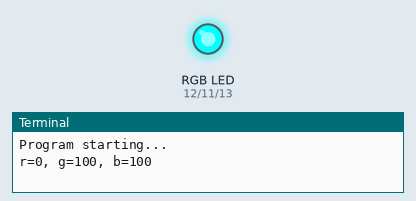
Bench run of a program on a simulated Raspberry Pi (header pin numbers). Shown: an RGB LED mixed from three pins (HIGH = lit), the last lines printed to the terminal. Random numbers come from a fixed seed.

Above: at 0.3 s.
At 1.7 s:
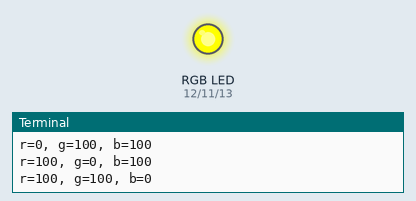
At 2.4 s:
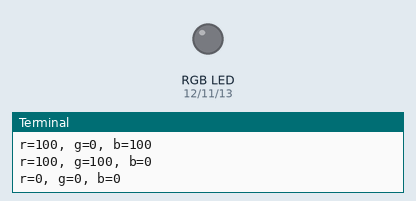
At 3.1 s:
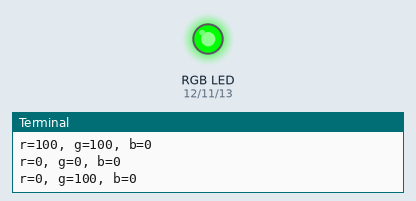
At 4.5 s:
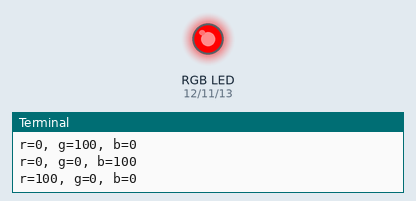
At 5.9 s:
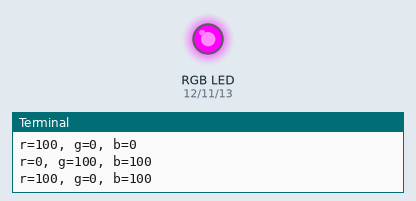
Timing chart, 0 to 6.4 s (numbered marks = the images above):
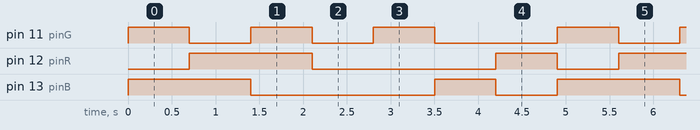

Measured:
- by itself, pin 11 (pinG): repeats every 4.9 s: 2 × (LOW 0.70 s, HIGH 0.70 s), LOW 1.4 s, HIGH 0.70 s
- by itself, pin 12 (pinR), pin 13 (pinB): repeats every 4.9 s: LOW 2.1 s, HIGH 0.70 s, LOW 0.70 s, HIGH 1.4 s
- by itself, everything shown: repeats every 4.9 s, in 7 steps

The program:

colourfulLed.py
```python
import RPi.GPIO as GPIO
import time
import random

pins = {'pinG': 11, 'pinR': 12, 'pinB': 13}

def setup():
    global pR, pG, pB
    print('Program starting...')
    GPIO.setmode(GPIO.BOARD)
    for i in pins:
        GPIO.setup(pins[i], GPIO.OUT)
        GPIO.output(pins[i], GPIO.HIGH)
    pR = GPIO.PWM(pins['pinR'], 2000) # set frequency to 2kHz
    pG = GPIO.PWM(pins['pinG'], 2000)
    pB = GPIO.PWM(pins['pinB'], 2000)
    pR.start(0)
    pG.start(0)
    pB.start(0)

def setColor(rVal, gVal, bVal):
    print('r=%d, g=%d, b=%d'%(rVal, gVal, bVal))
    pR.ChangeDutyCycle(rVal)
    pG.ChangeDutyCycle(gVal)
    pB.ChangeDutyCycle(bVal)

def randomLoop():
    while True:
        r = random.randint(0, 100)
        g = random.randint(0, 100)
        b = random.randint(0, 100)
        setColor(r, g, b)
        time.sleep(0.3)

def rgbwLoop():
    while True:
        setColor(0, 100, 100) #green
        time.sleep(0.7)
        setColor(100, 0, 100) #red
        time.sleep(0.7)
        setColor(100, 100, 0) #blue
        time.sleep(0.7)
        setColor(0, 0, 0) #white
        time.sleep(0.7)
        setColor(0, 100, 0) #cyan
        time.sleep(0.7)
        setColor(0, 0, 100) #yellow
        time.sleep(0.7)
        setColor(100, 0, 0) #purple
        time.sleep(0.7)

def loop():
    #randomLoop()
    rgbwLoop()

def destroy():
    pR.stop()
    pG.stop()
    pB.stop()
    GPIO.cleanup()

if __name__ == '__main__':
    setup()
    try:
        loop()
    except KeyboardInterrupt:
        destroy()
```
